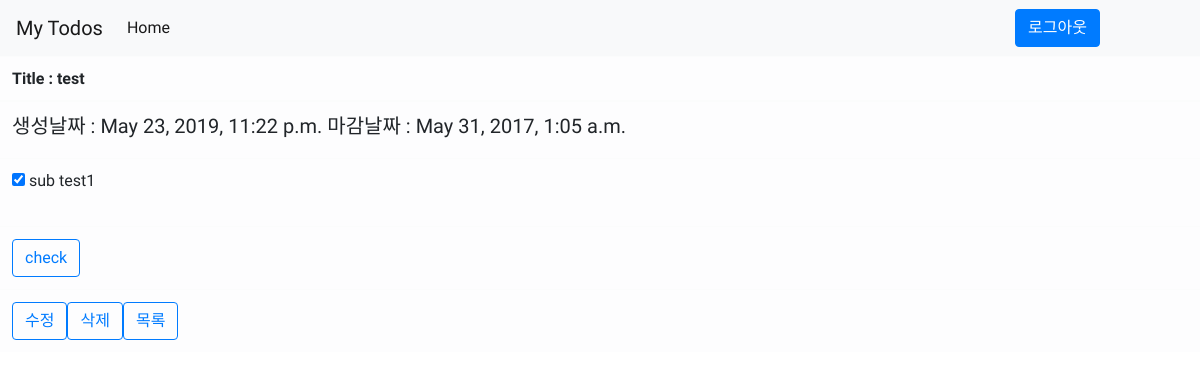
The app's page /16/ (signed in) with its own data.
### todos/models.py (models this page shows, shortened)
class Todo(models.Model): # Todo 모델
    user = models.ForeignKey(User, on_delete=models.CASCADE, default=None) # 유저필드이며, 해당 유저가 삭제되면 Todo도 연쇄적으로 삭제된다.
    title = models.CharField(max_length=200) # Todo 제목
    priority = models.IntegerField(default=0) # 우선순위
    pub_date = models.DateTimeField('date published') # Todo 생성시각
    due_date = models.DateTimeField('due date') # Todo 만료시각
    all_done = models.BooleanField(default=False) # Todo 안의 세부 todo가 다 완료 되었는지 여부 판별 플래그
    class Meta:
        ordering = ['priority'] # 우선순위를 기준으로 정렬

class Specific_todo(models.Model): # 세부적인 Todo 모델
    todo = models.ForeignKey(Todo, on_delete=models.CASCADE) # todo 필드이며, 상위 todo가 삭제될 경우 세부 todo도 연쇄적으로 삭제된다.
    content = models.CharField(max_length=200) # 세부 todo의 내용
    is_checked = models.BooleanField(default=False) # 세부 todo의 완료 여부 판별 플래그

### todos/views.py (the view)
# urls.py: path('<int:pk>/', login_required(views.DetailView.as_view()), name='detail'), # 세부적인 todo 페이지
class DetailView(generic.DetailView): # generic View를 이용하여 구현한 세부 todo 화면이다.
    model = Todo # 해당 Deatil view에 대해서 보낼 객체 모델은 todo 1개이다.
    template_name = 'todos/detail.html' # 그리고 해당 템플릿에 맞춰준다.

### todos/templates/todos/detail.html (shortened to what this page needs)
{% extends 'todos/base.html' %}
{% block content %}
<table class = "table table-light">
    <thead>
        <tr>
            <th>Title : {{ todo.title }}</th>
        </tr>
    </thead>
    <tbody>
    <tr>
      <td><h5>생성날짜 : {{ todo.pub_date }}  마감날짜 : {{ todo.due_date }} </h5></td>
    </tr>
    <tr>
        <td>
            <form action="{% url 'todos:check' todo.id %}" method="post" id="checked">
                {% for sub_todo in todo.specific_todo_set.all %}
                    <input type="checkbox" name="sub_todo" id="sub_todo{{ forloop.counter }}" value="{{ sub_todo.id }}"  {% if sub_todo.is_checked %} checked="checked" {% endif %}>
                    <label for="sub_todo{{ sub_todo.id }}">
                    {{ sub_todo.content }}
                    </label>
                    <br>
                {%  endfor %}
            </form>
        </td>
    </tr>
    <tr>
        <td><input type="submit" class="btn btn-outline-primary" value = "check" form="checked"></td>
    </tr>
    <tr>
        <td><a class="btn btn-outline-primary" href="{% url "todos:edit" todo.id %}">수정</a><a class="btn btn-outline-primary" href="{% url "todos:delete" todo.id %}">삭제</a><a class="btn btn-outline-primary" href="/">목록</a></td>
    </tr>
    </tbody>
</table>
{% endblock %}

### todos/templates/todos/base.html (style rules this page uses)
body { font-family: 'Do Hyeon', sans-serif; }

### records on screen
Todo: title "test", pub_date "May 23, 2019, 11:22 p.m.", due_date "May 31, 2017, 1:05 a.m."
Specific_todo: is_checked "☑", content "sub test1"
